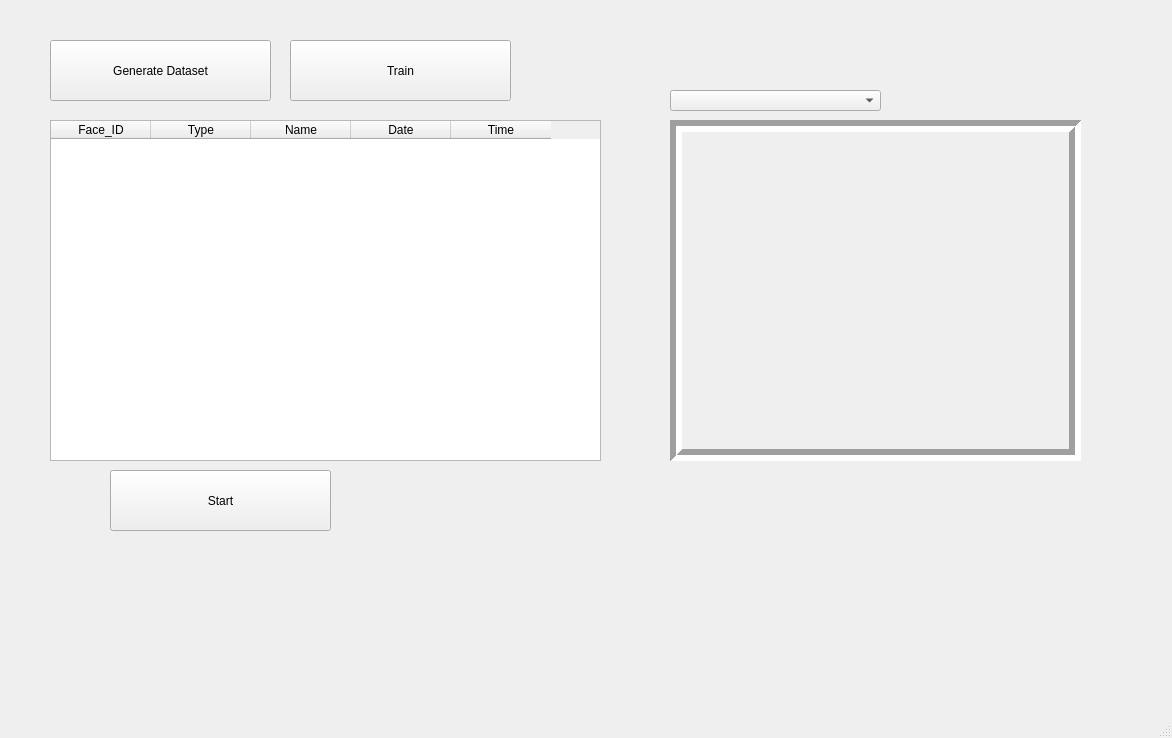
<?xml version="1.0" encoding="UTF-8"?>
<ui version="4.0">
 <class>MainWindow</class>
 <widget class="QMainWindow" name="MainWindow">
  <property name="geometry">
   <rect>
    <x>0</x>
    <y>0</y>
    <width>1172</width>
    <height>738</height>
   </rect>
  </property>
  <property name="windowTitle">
   <string>MainWindow</string>
  </property>
  <widget class="QWidget" name="centralwidget">
   <widget class="QTableWidget" name="tableWidget">
    <property name="geometry">
     <rect>
      <x>50</x>
      <y>120</y>
      <width>551</width>
      <height>341</height>
     </rect>
    </property>
    <column>
     <property name="text">
      <string>Face_ID</string>
     </property>
    </column>
    <column>
     <property name="text">
      <string>Type</string>
     </property>
    </column>
    <column>
     <property name="text">
      <string>Name</string>
     </property>
    </column>
    <column>
     <property name="text">
      <string>Date</string>
     </property>
    </column>
    <column>
     <property name="text">
      <string>Time</string>
     </property>
    </column>
   </widget>
   <widget class="QPushButton" name="btnFaceRecog">
    <property name="geometry">
     <rect>
      <x>110</x>
      <y>470</y>
      <width>221</width>
      <height>61</height>
     </rect>
    </property>
    <property name="text">
     <string>Start</string>
    </property>
   </widget>
   <widget class="QPushButton" name="btnGenerate">
    <property name="geometry">
     <rect>
      <x>50</x>
      <y>40</y>
      <width>221</width>
      <height>61</height>
     </rect>
    </property>
    <property name="text">
     <string>Generate Dataset</string>
    </property>
   </widget>
   <widget class="QPushButton" name="btnTrain">
    <property name="geometry">
     <rect>
      <x>290</x>
      <y>40</y>
      <width>221</width>
      <height>61</height>
     </rect>
    </property>
    <property name="text">
     <string>Train</string>
    </property>
   </widget>
   <widget class="QLabel" name="label">
    <property name="geometry">
     <rect>
      <x>670</x>
      <y>120</y>
      <width>411</width>
      <height>341</height>
     </rect>
    </property>
    <property name="frameShape">
     <enum>QFrame::Box</enum>
    </property>
    <property name="frameShadow">
     <enum>QFrame::Sunken</enum>
    </property>
    <property name="lineWidth">
     <number>6</number>
    </property>
    <property name="text">
     <string/>
    </property>
   </widget>
   <widget class="QComboBox" name="availableCam">
    <property name="geometry">
     <rect>
      <x>670</x>
      <y>90</y>
      <width>211</width>
      <height>21</height>
     </rect>
    </property>
   </widget>
  </widget>
  <widget class="QStatusBar" name="statusbar"/>
 </widget>
 <resources/>
 <connections/>
</ui>
